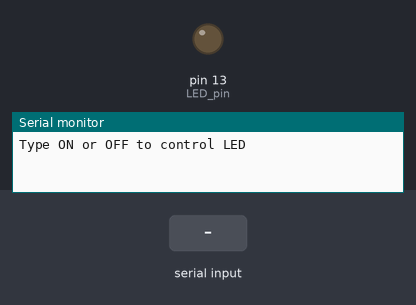
The sketch below on a simulated Arduino Uno, built with avr-gcc and run on an emulated ATmega328P. Parts: output pins drawn as LEDs (lit = HIGH), the last lines printed to the serial monitor. The inputs (shaded band) are chosen by the test bench.

Above: at 1.2 s.
1.3 s: "ON\n" received over Serial
At 1.9 s:
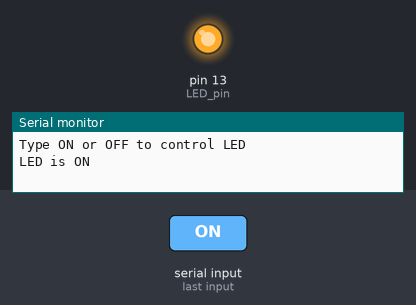
2.8 s: "OFF\n" received over Serial
At 3.1 s:
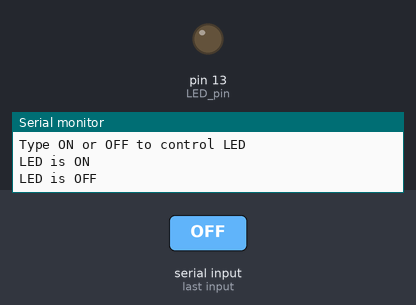
Timing chart, 0 to 5.8 s (numbered marks = the images above; inputs shaded):
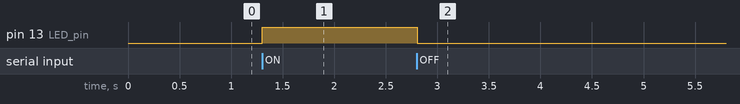

The sketch:

Task_1_SMART_LIGHT_CONTROL.ino
```cpp
String command = "";

void setup() {
  pinMode(13, OUTPUT); // LED pin
  Serial.begin(9600);
  Serial.println("Type ON or OFF to control LED");
}

void loop() {
  if (Serial.available() > 0) {
    command = Serial.readStringUntil('\n');
    command.trim(); // remove any whitespace

    if (command == "ON") {
      digitalWrite(13, HIGH);
      Serial.println("LED is ON");
    } else if (command == "OFF") {
      digitalWrite(13, LOW);
      Serial.println("LED is OFF");
    } else {
      Serial.println("Invalid command. Use ON or OFF.");
    }
  }
}
```

Measured:
- after the input at 1.3 s, pin 13 (LED_pin): LOW → HIGH at once
- after the input at 2.8 s, pin 13 (LED_pin): HIGH → LOW at once
